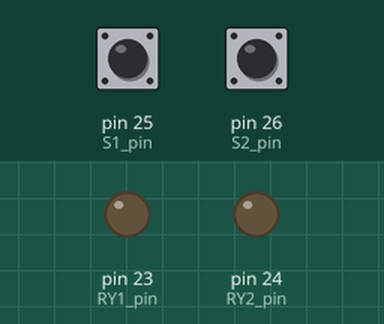
Recording of a sketch running on a simulated Arduino Mega 2560, built with avr-gcc and run on an emulated ATmega2560. Parts: output pins drawn as LEDs (lit = HIGH). Dashed ring = blinking. The test bench sets the inputs (shaded band); at power-on: pin 25 (S1_pin) HIGH, pin 26 (S2_pin) HIGH.

Above: at 1.2 s.
1.3 s: pin 25 (S1_pin) pulled LOW for 1 s
At 1.42 s:
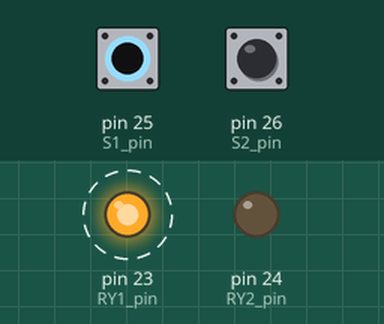
3.8 s: pin 26 (S2_pin) pulled LOW for 3.2 s
At 7.5 s:
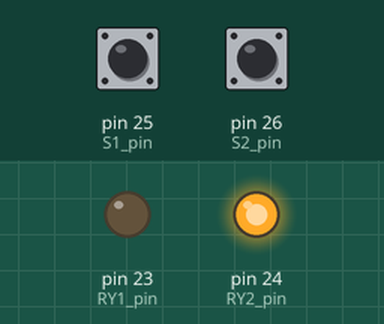
8.5 s: pin 25 (S1_pin) pulled LOW for 0.15 s
At 8.8 s:
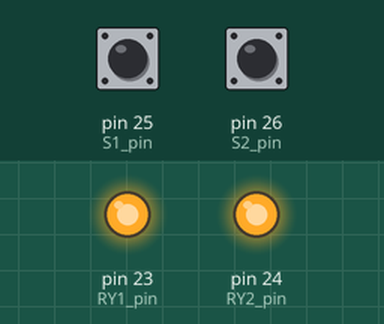
10.1 s: pin 25 (S1_pin) pulled LOW for 3.2 s
At 10.47 s:
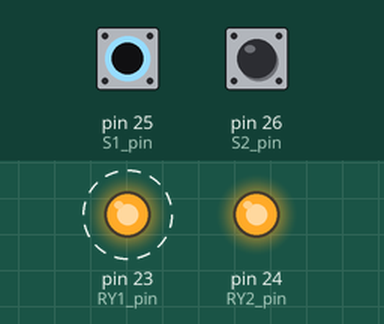
14.8 s: pin 26 (S2_pin) pulled LOW for 0.15 s
At 16.0 s:
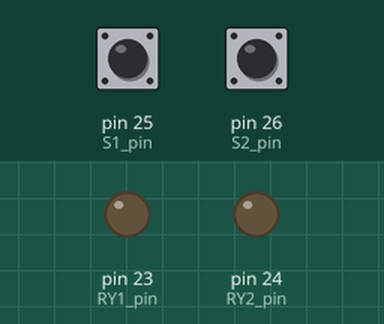
Timing chart, 0 to 17.4 s (numbered marks = the images above; inputs shaded):
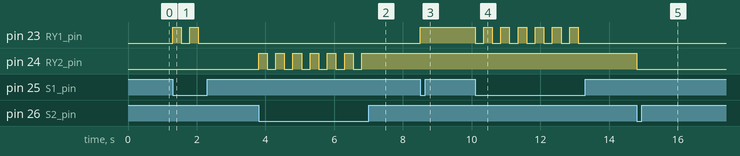

Measured:
- after the input at 1.3 s, pin 23 (RY1_pin): alternates HIGH for 0.25 s and LOW for 0.25 s, 4 changes in all, then stays LOW, starting at once
- after the input at 3.8 s, pin 24 (RY2_pin): alternates HIGH for 0.25 s and LOW for 0.25 s, 13 changes in all, then stays HIGH, starting at once
- after the input at 8.5 s, pin 23 (RY1_pin): LOW → HIGH at once
- after the input at 10.1 s, pin 23 (RY1_pin): alternates HIGH for 0.25 s and LOW for 0.25 s, 13 changes in all, then stays LOW, starting at once
- after the input at 14.8 s, pin 24 (RY2_pin): HIGH → LOW at once

The sketch:

iCON32-SW_control_LED_Toggle.ino
```cpp
int S1_pin = 25;
int S2_pin = 26;

int RY1_pin = 23;
int RY2_pin = 24;

int RY1_State = LOW; // สถานะปัจจุบันของรีเลย์: LOW=ปิด, HIGH=เปิด
int RY2_State = LOW; // สถานะปัจจุบันของรีเลย์: LOW=ปิด, HIGH=เปิด
void setup() {
  pinMode(S1_pin, INPUT_PULLUP);
  pinMode(S2_pin, INPUT_PULLUP);
  pinMode(RY1_pin, OUTPUT);
  pinMode(RY2_pin, OUTPUT);
  digitalWrite(RY1_pin, RY1_State);
  digitalWrite(RY2_pin, RY2_State);
}
void loop() {

  if(digitalRead(S1_pin)==LOW){
    RY1_State = !RY1_State;
    digitalWrite(RY1_pin, RY1_State);
    delay(250);
  }

  if(digitalRead(S2_pin)==LOW){
    RY2_State = !RY2_State;
    digitalWrite(RY2_pin, RY2_State);
    delay(250);
  }
}
```
